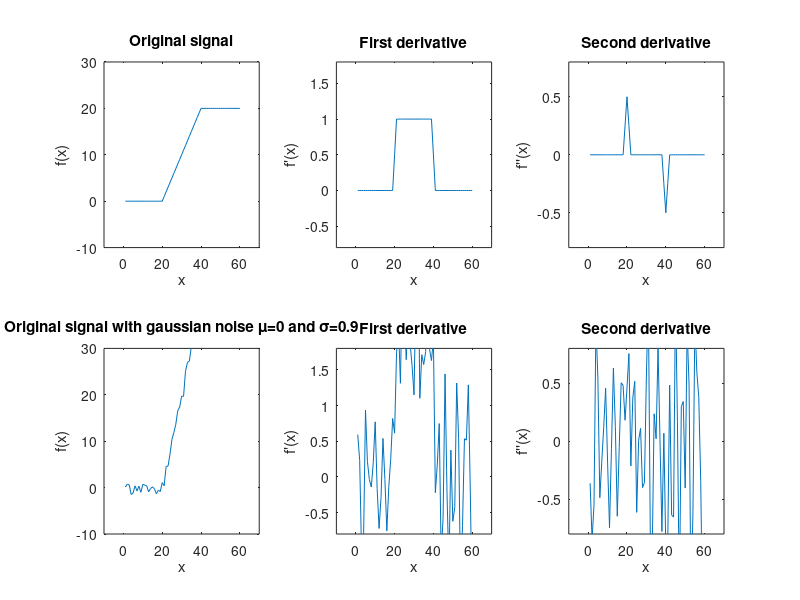

Reproduce this figure in MATLAB.
%%%%%%%%%%%%%%%%%%%%%%%%%%%%%%%%%%%%%%%%%%%%%%%%%%
% Interventional Medical Image Processing (IMIP)
% SS 2013
% (C) University Erlangen-Nuremberg
% Author: Attila Budai & Jan Paulus
% Exercise 1.3: Differentiation as an ill-posed problem
% NOTE: Complete the '???' lines!  
%%%%%%%%%%%%%%%%%%%%%%%%%%%%%%%%%%%%%%%%%%%%%%%%%%
clear all;
close all;
clc;

% Compute the noise free signal
x(1:20) = 0;

for i=21:39
    x(i)= i-20;
end
x(40:60) = 20;

% Plot the signal
figure(1);
subplot(2,3,1);
plot(x);
title('Original signal')
xlabel('x')
ylabel('f(x)')
axis([-10 70 -10 30])

% Compute and plot the first derivative
dx = gradient(x);
subplot(2,3,2);
plot(dx);
title('First derivative')
xlabel('x')
ylabel('f''(x)')
axis([-10 70 -0.8 1.8])

% Compute and plot the second derivative
ddx = gradient(dx);
subplot(2,3,3);
plot(ddx);
title('Second derivative')
xlabel('x')
ylabel('f''''(x)')
axis([-10 70 -0.8 0.8])

% Add Gaussian noise with \mu=0 and \sigma=0.9
xN = x + imnoise(x,'gaussian',0,0.9);

% Plot the noisy signal
subplot(2,3,4);
plot(xN);
title('Original signal with gaussian noise \mu=0 and \sigma=0.9')
xlabel('x')
ylabel('f(x)')
axis([-10 70 -10 30])

% Compute and plot the first derivative of the noisy signal
dx = gradient(xN);
subplot(2,3,5);
plot(dx);
title('First derivative')
xlabel('x')
ylabel('f''(x)')
axis([-10 70 -0.8 1.8])

% Compute and plot the second derivative of the noisy signal
ddx = gradient(dx);
subplot(2,3,6);
plot(ddx);
title('Second derivative')
xlabel('x')
ylabel('f''''(x)')
axis([-10 70 -0.8 0.8])
